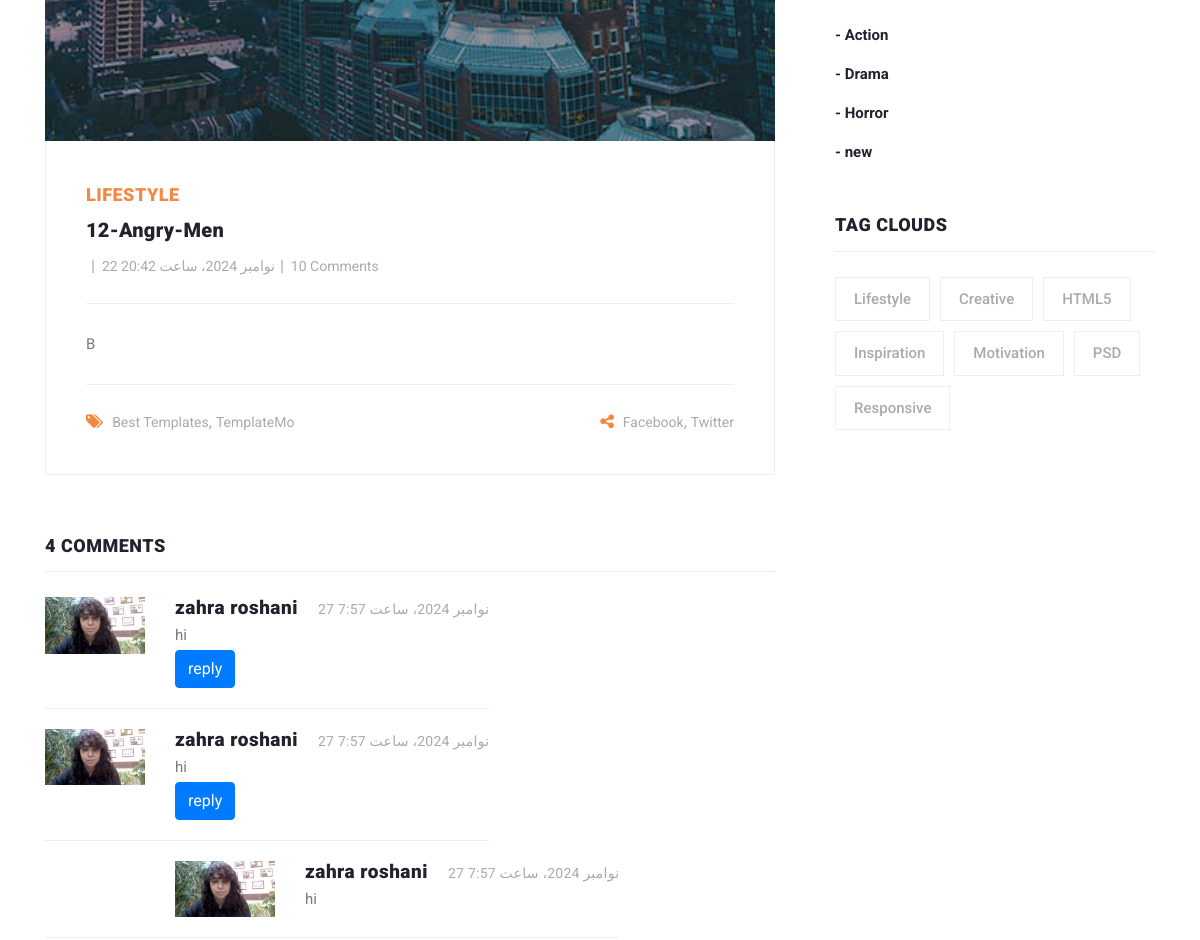
The app's page /articles/detail/12-angry-men (middle part), older data.
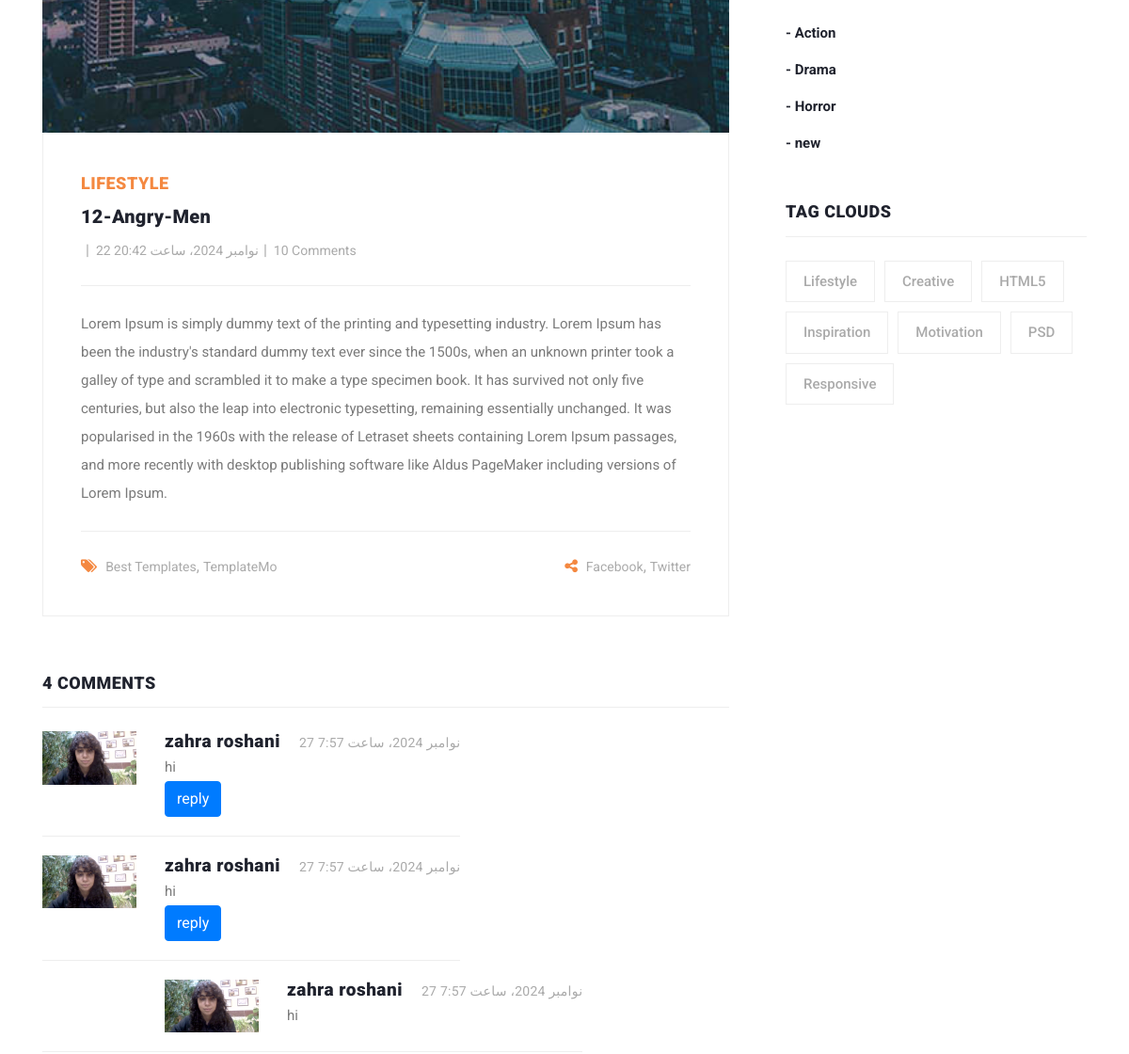
The same page, newer data.
### blog/models.py (models this page shows, shortened)
class Article(models.Model):
    CHOICES = (
        ('A','PYTHON'),
        ('B','DJANGO')
    )
    author = models.ForeignKey(User, on_delete=models.CASCADE)
    category = models.ManyToManyField(Category,related_name='articles')
    title = models.CharField(max_length=70,help_text='enter title',unique=True)
    body = models.TextField()
    image = models.ImageField(upload_to='images/articles',unique_for_date='pop_date')
    created = models.DateTimeField(auto_now_add=True)
    updated = models.DateTimeField(auto_now=True)
    pop_date = models.DateField(default=timezone.now())
    floatfield = models.FloatField(default=0)
    myfile = models.FileField(null=True,upload_to='files/articles')
    status = models.BooleanField(default=False)
    objects = models.Manager()
    custom = ArticleManager()
    slug = models.SlugField(unique=True,null=True,blank=True)
    pub_date = models.DateField(default=timezone.now())
    class Meta:
        ordering = ['-updated',]
        verbose_name = 'post'

class Comment(models.Model):
    article = models.ForeignKey(Article,on_delete=models.CASCADE,related_name='comments')
    user = models.ForeignKey(User,on_delete=models.CASCADE,related_name='comments')
    body = models.TextField()
    created = models.DateTimeField(auto_now_add=True)
    parent  = models.ForeignKey('self',null=True,blank=True,related_name='replies',on_delete=models.CASCADE)

class Category(models.Model):
    name = models.CharField(max_length=50,verbose_name="عنوان")
    created = models.DateTimeField(auto_now_add=True)
    slug = models.SlugField(unique=True,null=False,default='')
    class Meta:
        verbose_name = 'دسته بندی '

### account/models.py (models this page shows, shortened)
class Profile(models.Model):
    user = models.OneToOneField(User,on_delete=models.CASCADE)
    father_name = models.CharField(max_length=50,primary_key=True)
    melicode = models.CharField(max_length=50)
    image = models.ImageField(upload_to='images/profiles',blank=True,null=True)
    class Meta:
        verbose_name = 'حساب کاربری '
        verbose_name_plural = 'حساب های کاربری'

### blog/views.py (the view)
# urls.py: path('detail/<slug:slug>', views.ArticleDetailView.as_view(), name='article_detail'),
class ArticleDetailView(DetailView):
    model = Article

### context_processors/context_processors.py (called while the page is built)
def recent_articles(request):
    from blog.models import Article, Category
    recent_articles = Article.objects.order_by('-created')
    categories = Category.objects.all()
    return  {'recent_articles': recent_articles,'categories': categories}

### blog/templates/blog/article_detail.html (shortened to what this page needs)
{% extends 'base.html' %}
{% load static %}
{% block content %}
    <section class="blog-posts grid-system">
        <div class="container">
            <div class="row">
                <div class="col-lg-8">
                    <div class="all-blog-posts">
                        <div class="row">
                            <div class="col-lg-12">
                                <div class="blog-post">
                                    <div class="blog-thumb">
                                        <img src="{{ article.image.url }}" alt="">
                                    </div>
                                    <div class="down-content">
                                        <span>Lifestyle</span>
                                        <a href="article_detail.html"><h4>{{ article.title }}</h4></a>
                                        <ul class="post-info">
                                            <li><a href="#">{{ article.author.get_full_name }}</a></li>
                                            <li><a href="#">{{ article.created }}</a></li>
                                            <li><a href="#">10 Comments</a></li>
                                        </ul>
                                        <p>{{ article.body }}</p>
                                        <div class="post-options">
                                            <div class="row">
                                                <div class="col-6">
                                                    <ul class="post-tags">
                                                        <li><i class="fa fa-tags"></i></li>
                                                        <li><a href="#">Best Templates</a>,</li>
                                                        <li><a href="#">TemplateMo</a></li>
                                                    </ul>
                                                </div>
                                                <div class="col-6">
                                                    <ul class="post-share">
                                                        <li><i class="fa fa-share-alt"></i></li>
                                                        <li><a href="#">Facebook</a>,</li>
                                                        <li><a href="#"> Twitter</a></li>
                                                    </ul>
                                                </div>
                                            </div>
                                        </div>
                                    </div>
                                </div>
                            </div>
                            <div class="col-lg-12">
                                <div class="sidebar-item comments">
                                    <div class="sidebar-heading">
                                        <h2>4 comments</h2>
                                    </div>
                                    <div class="content">
                                        <ul>
                                            {% for comment in article.comments.all %}
                                                {% if comment.parent == None %}
                                                    <li>
                                                        <div class="author-thumb">
                                                            {% if comment.user.profile.image %}
                                                                <img src="{{ comment.user.profile.image.url }}" alt="">
                                                            {% else %}
                                                                <img src="{% static 'images/profile.png' %}" alt="">
                                                            {% endif %}
                                                        </div>
                                                        <div class="right-content">
                                                            <h4>{{ comment.user.get_full_name }}<span>{{ comment.created }}</span>
                                                            </h4>
                                                            <p>{{ comment.body }}</p>
                                                            <button onclick="set_value({{ comment.id }})" class="btn btn-primary">reply</button>
                                                        </div>
                                                    </li>
                                                    {% for reply in comment.replies.all %}
                                                        <li class="replied">
                                                            <div class="author-thumb">
                                                                {% if reply.user.profile.image %}
                                                                    <img src="{{ reply.user.profile.image.url }}"
                                                                         alt="">
                                                                {% else %}
                                                                    <img src="{% static 'images/profile.png' %}" alt="">
                                                                {% endif %}
                                                            </div>
                                                            <div class="right-content">
                                                                <h4>{{ reply.user.get_full_name }}<span>{{ reply.created }}</span>
                                                                </h4>
                                                                <p>{{ reply.body }}</p>
                                                            </div>
                                                        </li>
                                                    {% endfor %}
                                                {% endif %}
                                            {% endfor %}
                                        </ul>
                                        </div>
                                        </div>
                                        </div>
                        </div>
                    </div>
                </div>
                {% include 'includes/sidebar.html' %}
            </div>
        </div>
    </section>
{% endblock %}

### templates/base.html (shortened to what this page needs)
{% load static %}
<!DOCTYPE html>
<html lang="en">
<head>
    {% include 'includes/head_refrences.html' %}
</head>
<body>
{% block content %}
{% endblock %}
</body>
</html>

### templates/includes/head_refrences.html (shortened to what this page needs)
{% load static %}
    <link href="{% static "vendor/bootstrap/css/bootstrap.min.css" %}" rel="stylesheet">
    <link rel="stylesheet" href="{% static 'css/fontawesome.css' %}">
    <link rel="stylesheet" href="{% static 'css/templatemo-stand-blog.css' %}">
    <link rel="stylesheet" href="{% static 'css/owl.css' %}">

### templates/includes/header.html (shortened to what this page needs)
{% load static %}

### templates/includes/sidebar.html (shortened to what this page needs)
{% load static %}
<div class="col-lg-4">
    <div class="sidebar">
        <div class="row">
            <div class="col-lg-12">
                <div class="sidebar-item categories">
                    <div class="content">
                        <ul>
                            {% for cat in categories %}
                                <li><a href="{% url 'blog:category_list' cat.slug %}">- {{ cat.name }} </a></li>
                            {% endfor %}
                        </ul>
                    </div>
                </div>
            </div>
            <div class="col-lg-12">
                <div class="sidebar-item tags">
                    <div class="sidebar-heading">
                        <h2>Tag Clouds</h2>
                    </div>
                    <div class="content">
                        <ul>
                            <li><a href="#">Lifestyle</a></li>
                            <li><a href="#">Creative</a></li>
                            <li><a href="#">HTML5</a></li>
                            <li><a href="#">Inspiration</a></li>
                            <li><a href="#">Motivation</a></li>
                            <li><a href="#">PSD</a></li>
                            <li><a href="#">Responsive</a></li>
                        </ul>
                    </div>
                </div>
            </div>
        </div>
    </div>
</div>

### templates/includes/footer.html (shortened to what this page needs)
{% load static %}

### templates/includes/footer_refrences.html (shortened to what this page needs)
{% load static %}

### static/css/templatemo-stand-blog.css (style rules this page uses)
body { font-family: 'Roboto', sans-serif; overflow-x: hidden; text-rendering: optimizeLegibility; -webkit-font-smoothing: antialiased; -moz-osx-font-smoothing: grayscale; }
p { margin-bottom: 0px; font-size: 15px; font-weight: 400; color: #7a7a7a; line-height: 30px; }
a { text-decoration: none!important; }
ul { padding: 0; margin: 0; list-style: none; }
h1,h2,h3,h4,h5,h6 { margin: 0px; }
.blog-posts { margin-top: 100px; }
.blog-posts .blog-post { margin-bottom: 30px; }
.blog-posts .blog-thumb img { width: 100%; overflow: hidden; }
.blog-posts .down-content { padding: 40px; border-right: 1px solid #eee; border-left: 1px solid #eee; border-bottom: 1px solid #eee; }
.blog-posts .down-content span { font-size: 18px; text-transform: uppercase; letter-spacing: 0.5px; font-weight: 900; color: #f48840; }
.blog-posts .down-content h4 { font-size: 24px; text-transform: capitalize; letter-spacing: 0.5px; font-weight: 900; color: #20232e; margin: 10px 0px 12px 0px; }
.blog-posts .down-content ul.post-info li { display: inline-block; margin-right: 8px; }
.blog-posts .down-content ul.post-info li:after { content: '|'; color: #aaa; margin-left: 8px; }
.blog-posts .down-content h4 { font-size: 20px; letter-spacing: 0.25px; }
.grid-system .down-content ul.post-info li { margin-right: 3px; }
.grid-system .down-content ul.post-info li:after { margin-left: 5px; }
.blog-posts .down-content ul.post-info li:last-child::after { display: none; }
.blog-posts .down-content ul.post-info li a { font-size: 14px; color: #aaa; font-weight: 400; transition: all .3s; }
.blog-posts .down-content p { padding: 25px 0px; margin: 25px 0px; border-top: 1px solid #eee; border-bottom: 1px solid #eee; }
.blog-posts .down-content ul.post-share { text-align: right; }
.blog-posts .down-content ul.post-tags li, .blog-posts .down-content ul.post-share li { display: inline-block; }
.blog-posts .down-content ul.post-tags li:first-child i, .blog-posts .down-content ul.post-share li:first-child i { color: #f48840; margin-right: 5px; }
.blog-posts .down-content ul.post-tags li, .blog-posts .down-content ul.post-share li { color: #aaa; }
.blog-posts .down-content ul.post-tags li a, .blog-posts .down-content ul.post-share li a { font-size: 14px; color: #aaa; font-weight: 400; transition: all .3s; }
.blog-posts .sidebar-heading h2 { font-size: 18px; text-transform: uppercase; font-weight: 900; letter-spacing: 0.5px; color: #20232e; border-bottom: 1px solid #eee; padding-bottom: 15px; margin-bottom: 25px; }
.blog-posts .comments { margin-top: 30px; }
.blog-posts .comments ul li { display: inline-block; margin-bottom: 20px; padding-bottom: 20px; border-bottom: 1px solid #eee; }
.blog-posts .comments ul li.replied { padding-left: 130px; }
.blog-posts .comments ul li .author-thumb { display: inline; float: left; }
.blog-posts .comments ul li .author-thumb img { max-width: 100px; display: inline; }
.blog-posts .comments ul li .right-content { margin-left: 130px; }
.blog-posts .comments ul li .right-content h4 { color: #20232e; font-size: 19px; font-weight: 900; letter-spacing: 0.5px; }
.blog-posts .comments ul li .right-content h4 span { font-size: 14px; color: #aaa; font-weight: 400; letter-spacing: 0.25px; margin-left: 20px; }
.sidebar { margin-left: 30px; }
.sidebar .sidebar-item { margin-top: 50px; }
.sidebar .sidebar-heading h2 { font-size: 18px; text-transform: uppercase; font-weight: 900; letter-spacing: 0.5px; color: #20232e; border-bottom: 1px solid #eee; padding-bottom: 15px; margin-bottom: 25px; }
.sidebar .categories ul li { margin-bottom: 15px; }
.sidebar .categories ul li:last-child { margin-bottom: 0px; }
.sidebar .categories ul li a { font-size: 15px; font-weight: 700; color: #20232e; transition: all .3s; }
.sidebar .tags ul li { margin-right: 6px; display: inline-block; }
.sidebar .tags ul li { margin-bottom: 10px; }
.sidebar .tags ul li a { font-size: 15px; font-weight: 500; color: #aaa; display: inline-block; border: 1px solid #eee; padding: 10px 18px; transition: all .3s; }

Row changes from the older to the newer data that the page shows:
changed Article "12-Angry-Men": body "B" → "Lorem Ipsum is simply dummy text of the printing and typesetting industry. Lorem Ipsum has been the industry's standard dummy text ever since the 1500s, when an unknown printer took a galley of type and scrambled it to make a type specimen book. It has survived not only five centuries, but also the leap into electronic typesetting, remaining essentially unchanged. It was popularised in the 1960s with the release of Letraset sheets containing Lorem Ipsum passages, and more recently with desktop publishing software like Aldus PageMaker including versions of Lorem Ipsum."
